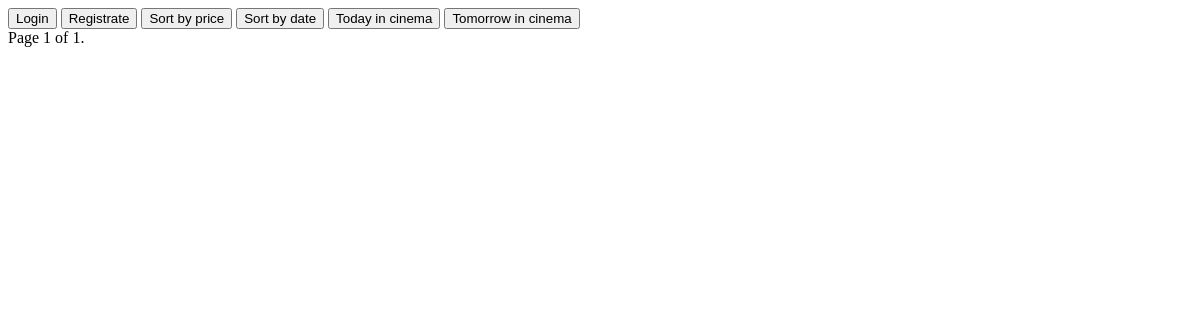
/, run on an earlier commit of the app's database.
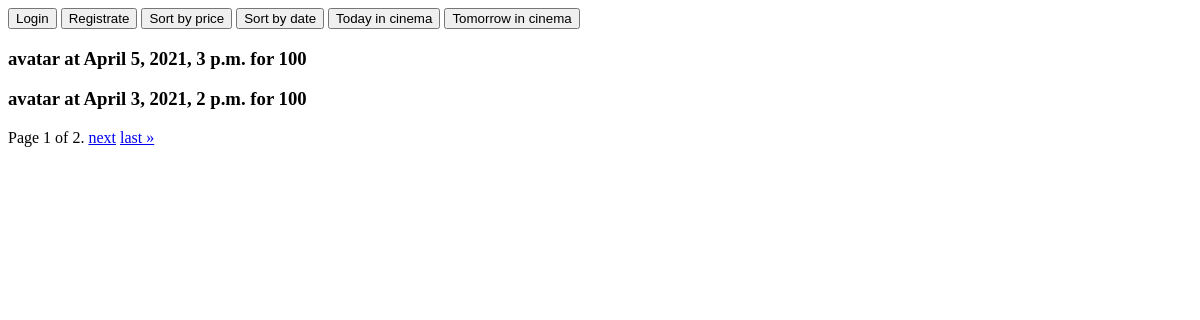
And on a later commit of the database.
### some/models.py (models this page shows, shortened)
class Show(models.Model):
    place = models.ForeignKey('Place', on_delete=models.CASCADE, related_name='shows', related_query_name='shows')
    film = models.ForeignKey('Film', on_delete=models.CASCADE, related_query_name='shows', related_name='shows')
    show_time_start = models.DateTimeField(default=now)
    show_time_end = models.DateTimeField(default=now)
    busy = models.PositiveSmallIntegerField(default=0)
    price = models.PositiveSmallIntegerField()

class Film(models.Model):
    name = models.CharField(max_length=100, unique=True)
    begin = models.DateField()
    end = models.DateField()

### some/views.py (the view)
# urls.py: path('', ShowList.as_view(), name='main'),
class ShowList(ListView):
    http_method_names = ['get']
    model = Show
    template_name = 'shows.html'
    paginate_by = 2
    def get_context_data(self, *, object_list=None, **kwargs):
        return super().get_context_data(page_name='shows')
    def get_ordering(self):
        param_order = self.request.GET.get('sort')
        if param_order == 'price':
            self.ordering = ['price']
        elif param_order == 'date':
            self.ordering = ['show_time_start']
        return self.ordering
    def get_queryset(self):
        queryset = super().get_queryset()
        param_date = self.request.GET.get('date')
        now = timezone.now()
        if param_date:
            param_date = param_date.strip()
            next_day = timezone.now().date() + datetime.timedelta(days=1)
            if param_date == 'today':
                queryset = queryset.filter(show_time_start__gt=now)\
                    .filter(show_time_end__lt=next_day)
            elif param_date == 'tomorrow':
                very_next_day = next_day + datetime.timedelta(days=1)
                queryset = queryset.filter(show_time_start__gt=next_day) \
                    .filter(show_time_end__lt=very_next_day)
        else:
            queryset = queryset.filter(show_time_start__gt=now)
        return queryset

### templates/shows.html (shortened to what this page needs)
{% extends 'base.html' %}
{% block info %}
    <a href="{% url 'main' %}?sort=price{% if request.GET.date %}&date={{ request.GET.date }}{% endif %}
    {% if page_obj.number != 1 %}&page={{ page_obj.number }}{% endif %}">
        <button>Sort by price</button></a>
    <a href="{% url 'main' %}?sort=date{% if request.GET.date %}&date={{ request.GET.date }}{% endif %}
    {% if page_obj.number != 1 %}&page={{ page_obj.number }}{% endif %}">
        <button>Sort by date</button></a>
    <a href="{% url 'main' %}?date=today{% if request.GET.sort %}&sort={{ request.GET.sort }}{% endif %}
    {% if page_obj.number != 1 %}&page={{ page_obj.number }}{% endif %}">
        <button>Today in cinema</button></a>
    <a href="{% url 'main' %}?date=tomorrow{% if request.GET.sort %}&sort={{ request.GET.sort }}{% endif %}
    {% if page_obj.number != 1 %}&page={{ page_obj.number }}{% endif %}">
        <button>Tomorrow in cinema</button></a>
    {% for object in object_list %}
        <form method="post" action="{% url 'order' %}">
            <h3>{{ object.film.name }} at {{ object.show_time_start }} for {{ object.price }}</h3>
        </form>
    {% endfor %}
    <div class="pagination">
        <span class="step-links">
            <span class="current">
                Page {{ page_obj.number }} of {{ page_obj.paginator.num_pages }}.
            </span>
            {% if page_obj.has_next %}
                <a href="?page={{ page_obj.next_page_number }}
                {% if request.GET.sort %}&sort={{ request.GET.sort }}{% endif %}">
                    next</a>
                <a href="?page={{ page_obj.paginator.num_pages }}
                {% if request.GET.sort %}&sort={{ request.GET.sort }}{% endif %}">
                    last &raquo;</a>
            {% endif %}
        </span>
    </div>
{% endblock %}

### templates/base.html (shortened to what this page needs)
<!DOCTYPE html>
<html lang="en">
<head>
</head>
<body>
    {% if request.user.is_authenticated %}
        <a href="{% url 'logout' %}"><button>Logout</button></a>
        <a href="{% url 'orders' %}"><button>Orders</button></a>
            {% if request.user.is_superuser %}
                <a href="{% url 'places' %}"><button>Change Places</button></a>
                <a href="{% url 'add place' %}"><button>Add place</button></a>
                <a href="{% url 'add film' %}"><button>Add film</button></a>
                <a href="{% url 'add show' %}"><button>Add show</button></a>
            {% endif %}
        {% else %}
        <a href="{% url 'login' %}"><button>Login</button></a>
        <a href="{% url 'registrate' %}"><button>Registrate</button></a>
    {% endif %}
    {% block info %}
    {% endblock %}
</body>
</html>

What changed in the data, as far as the page shows it:
added Show: film.name "avatar", show_time_start "April 5, 2021, 3 p.m.", price "100"
added Show: film.name "avatar", show_time_start "April 3, 2021, 2 p.m.", price "100"
Also different on the page:
{{ page_obj.paginator.num_pages }}: "1" → "2"
text now shown: "next last »"
